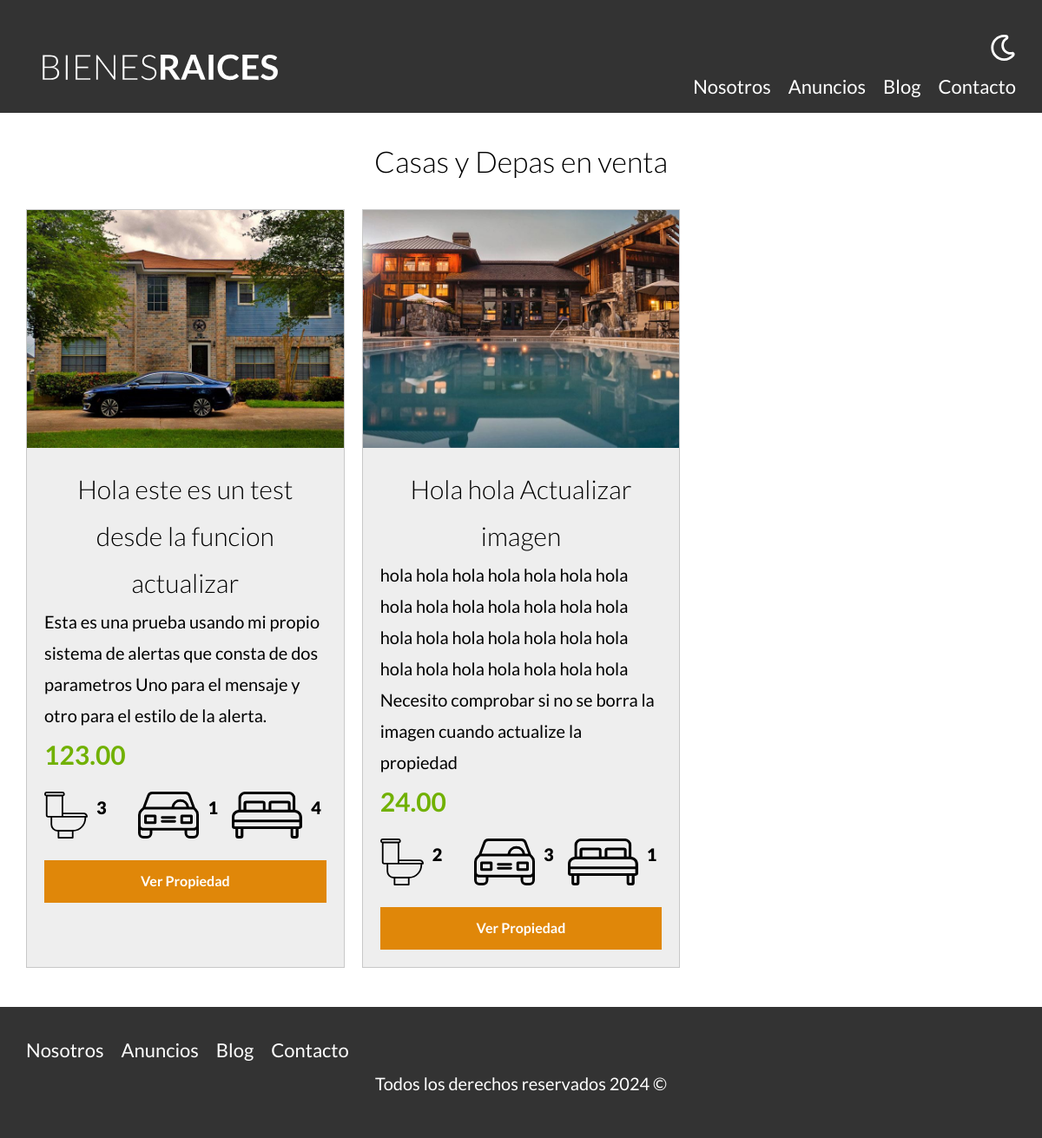
Screenshot of /propiedades with the database file from the repository.
### tables this page shows
CREATE TABLE `propiedades` (
  `id` int(10) unsigned NOT NULL AUTO_INCREMENT,
  `creado` timestamp NOT NULL DEFAULT current_timestamp(),
  `titulo` varchar(255) DEFAULT NULL,
  `precio` double(10,2) DEFAULT NULL,
  `descripcion` text DEFAULT NULL,
  `habitaciones` tinyint(4) DEFAULT NULL,
  `wc` tinyint(4) DEFAULT NULL,
  `estacionamientos` tinyint(4) DEFAULT NULL,
  `vendedor_id` int(11) DEFAULT NULL,
  `imagen` varchar(255) DEFAULT NULL,
  PRIMARY KEY (`id`)
);

### controllers/PaginasController.php (called while the page is built, shortened)
<?php
    class PaginasController{
        public static function propiedades( Router $router ){
            $propiedades = Propiedad::getAll();
            $router->render("paginas/propiedades",[
                "propiedades" => $propiedades
            ]);
        }
    }

### public/index.php (called while the page is built, shortened)
<?php
    $router = new Router();
    $router->get("/admin", [PropiedadController::class, "index"]);
    $router->get("/propiedades/crear", [PropiedadController::class, "crear"]);
    $router->get("/propiedades/actualizar", [PropiedadController::class, "actualizar"]);
    $router->post("/propiedades/crear", [PropiedadController::class, "crear"] );
    $router->post("/propiedades/actualizar", [PropiedadController::class, "actualizar"]);
    $router->post("/propiedades/eliminar", [PropiedadController::class, "eliminar"]);
    $router->get("/vendedores/crear", [VendedorController::class, "crear"]);
    $router->get("/vendedores/actualizar", [VendedorController::class, "actualizar"] );
    $router->post("/vendedores/crear", [VendedorController::class, "crear"]);
    $router->post("/vendedores/actualizar", [VendedorController::class, "actualizar"]);
    $router->post("/vendedores/eliminar", [VendedorController::class, "eliminar"]);
    $router->get("/", [PaginasController::class, "index"]);
    $router->get("/nosotros", [PaginasController::class, "nosotros"]);
    $router->get("/propiedades", [PaginasController::class, "propiedades"]);
    $router->get("/propiedad", [PaginasController::class, "propiedad"]);
    $router->get("/blog", [PaginasController::class, "blog"]);
    $router->get("/entrada", [PaginasController::class, "entrada"]);
    $router->get("/contacto", [PaginasController::class, "contacto"]);
    $router->post("/contacto", [PaginasController::class, "contacto"]);
    $router->get("/login", [LoginController::class, "login"]);
    $router->post("/login", [LoginController::class, "login"]);
    $router->get("/logout", [LoginController::class, "logout"]);
    $router->protegerRuta("/admin");
    $router->protegerRuta("/propiedades/crear");
    $router->protegerRuta("/propiedades/actualizar");
    $router->protegerRuta("/propiedades/eliminar");
    $router->protegerRuta("/vendedores/crear");
    $router->protegerRuta("/vendedores/actualizar");
    $router->protegerRuta("/vendedores/eliminar");
    $router->comprobrarRutas();
?>

### models/ActiveRecord.php (called while the page is built, shortened)
<?php
    class ActiveRecord{
        protected static mysqli $db;
        protected static $tabla;
        public static function setDB( $database ){
            self::$db = $database;
        }
        static public function getAll(){
            $query = "SELECT * FROM " . static::$tabla . " ORDER BY id DESC";
            $resultado = self::consultarSQL( $query );
            return $resultado;
        }
        static public function consultarSQL( $query ){
            $resultado = self::$db->query( $query );
            $array = [];
            while( $registro = $resultado->fetch_assoc()){
                $array[] = static::crearObjeto( $registro );
            }
            return $array;
        }
        static public function crearObjeto( $registro ){
            $objeto = new static;
            foreach($registro as $key => $value ){
                if(property_exists($objeto, $key)){
                    $objeto->$key = $value;
                }
            }
            return $objeto;
        }
    }
?>

### views/paginas/listado.php (the view)
<div class="contenedor-anuncios">
    <?php foreach( $propiedades as $propiedad ) : ?>
        <div class="anuncio">
            <img src="<?php echo "imagenes/" . $propiedad->imagen; ?>" class="img-anuncio" alt="anuncio" loading="lazy">
            <div class="contenido-anuncio">
                <h3><?php echo $propiedad->titulo;?></h3>
                <p><?php echo $propiedad->descripcion;?></p>
                <p class="precio"><?php echo $propiedad->precio;?></p>
                <ul class="iconos-caracteristicas">
                    <li>
                        <img class="icono" loading="lazy" src="/img/icono_wc.svg" alt="icono wc">
                        <p><?php echo $propiedad->wc;?></p>
                    </li>
                    <li>
                        <img class="icono"  loading="lazy" src="/img/icono_estacionamiento.svg" alt="icono estacionamiento">
                        <p><?php echo $propiedad->estacionamientos;?></p>
                    </li>
                    <li>
                        <img class="icono"  loading="lazy" src="/img/icono_dormitorio.svg" alt="icono habitaciones">
                        <p><?php echo $propiedad->habitaciones;?></p>
                    </li>
                </ul>
                <a href="/propiedad?id=<?php echo $propiedad->id?>" class="boton boton-amarillo-block">Ver Propiedad</a>
            </div>
        </div>
    <?php endforeach; ?>
</div>

### views/paginas/propiedades.php
<main class="contenedor">
    <h2>Casas y Depas en venta</h2>
    <?php
        require "listado.php";
    ?>
</main>

### Router.php (shortened to what this page needs)
<?php
    class Router{
        public $rutasGET = [];
        public $rutasPOST = [];
        public function get( $url, $function ){
            $this->rutasGET[$url] = $function;
        }
        public function post( $url, $function ){
            $this->rutasPOST[$url] = $function;
        }
        public function comprobrarRutas(){
            $urlActual = parse_url($_SERVER['REQUEST_URI'], PHP_URL_PATH);
            $metodo = $_SERVER["REQUEST_METHOD"];
            if( $metodo === "GET" ){
                $function = $this->rutasGET[$urlActual] ?? NULL;
            } else {
                $function = $this->rutasPOST[$urlActual] ?? NULL;
            }
            if( $function ){
                call_user_func( $function, $this );
            } else {
                echo "Pagina no encontrada";
            }
        }
        public function render( $view, $datos = [] ){
            include_once __DIR__ . "/views/{$view}.php";
            $contenido = ob_get_clean();
            include_once __DIR__ . "/views/layout.php";
        }
    }
?>

### views/layout.php (shortened to what this page needs)
<?php
    if( !isset($inicio) ){
        $inicio = false;
    }
?>
<!DOCTYPE html>
<html lang="en">
<head>
    <link rel="stylesheet" href = "/scss/app.css">
</head>
<body>
    <header class="header <?php echo $inicio ? "inicio" : ""; ?>">
        <div class="contenedor contenido-header">
            <div class="barra">
                <a href="/">
                    <img src="/img/logo.svg" alt="Logotipo de Bienes Raices">
                </a>
                <div class="derecha">
                    <img class="dark-mode-boton" src = "/img/dark-mode.svg">
                    <nav class="navegacion">
                        <a href="/nosotros">Nosotros</a>
                        <a href="/propiedades">Anuncios</a>
                        <a href="/blog">Blog</a>
                        <a href="/contacto">Contacto</a>
                    </nav>
                </div>
            </div>
        </div>
    </header>
    <?php echo $contenido ?>
    <footer class="footer seccion">
        <div class="contenedor contenedor-footer">
            <nav class="navegacion">
                <a href="nosotros.php">Nosotros</a>
                <a href="anuncios.php">Anuncios</a>
                <a href="blog.php">Blog</a>
                <a href="contacto.php">Contacto</a>
            </nav>
        </div>
        <p class="copyright">Todos los derechos reservados <?php echo date("Y"); ?> &copy;</p>
    </footer>
</body>
</html>

### public/scss/app.css (style rules this page uses)
html { line-height: 1.15; -webkit-text-size-adjust: 100%; }
body { margin: 0; }
main { display: block; }
a { background-color: transparent; }
img { border-style: none; }
html { font-size: 62.5%; box-sizing: border-box; height: 100%; }
*, *:before, *:after { box-sizing: inherit; }
body { font-family: "Lato", sans-serif; font-size: 1.6rem; line-height: 1.8; height: 100%; min-height: 100vh; }
p { color: #000000; font-size: 2rem; }
.contenedor { width: 95%; max-width: 120rem; margin: 0 auto; }
a { text-decoration: none; }
img, picture { width: 100%; display: block; }
h1, h2, h3 { font-family: "Lato", sans-serif; margin: 2.5rem 0; font-weight: 300; text-align: center; }
h2 { font-size: 3.4rem; }
h3 { font-size: 3rem; }
.seccion { margin-top: 2.5rem; margin-bottom: 2.5rem; min-height: 100; }
.boton-amarillo-block { background-color: #E08709; color: #FFFFFF; font-weight: 700; text-decoration: none; padding: 1rem 3rem; text-align: center; margin-top: 2.5rem; display: block; border: none; }
.header { background-color: #333333; padding: 1rem 0 3rem 0; }
.contenido-header { display: flex; flex-direction: column; justify-content: space-between; }
.footer { padding: 2.5rem 0; background-color: #333333; margin-bottom: 0; }
.footer .navegacion { visibility: visible; opacity: 1; }
.footer .contenedor-footer { padding-top: 2.5rem; }
.footer .copyright { color: #FFFFFF; text-align: center; }
.derecha { display: flex; flex-direction: column; align-items: center; }
@media (min-width: 768px) { .derecha { align-items: flex-end; } }
.derecha .dark-mode-boton { width: 3rem; margin-top: 3rem; margin-bottom: 3rem; filter: invert(100%); }
@media (min-width: 768px) { .derecha .dark-mode-boton { margin-top: 0; } }
@media (min-width: 768px) { .derecha .dark-mode-boton { mrgin-top: 0; } }
.barra { display: flex; flex-direction: column; align-items: center; padding-top: 3rem; }
@media (min-width: 768px) { .barra { flex-direction: row; justify-content: space-between; align-items: flex-end; } }
.navegacion { visibility: hidden; opacity: 0; height: 0; transition: visibility 0.3s ease-in-out, opacity 0.5s linear; flex-direction: column; align-items: center; }
@media (min-width: 768px) { .navegacion { display: flex; flex-direction: row; opacity: 1; visibility: visible; } }
.navegacion a { color: #FFFFFF; text-decoration: none; font-size: 2.2rem; display: block; text-align: center; }
@media (min-width: 768px) { .navegacion a { margin-right: 2rem; } }
@media (min-width: 768px) { .navegacion a:last-of-type { margin-right: 0; } }
.icono { text-align: center; }
@media (min-width: 768px) { .contenedor-anuncios { display: grid; gap: 2rem; grid-template-columns: repeat(3, 1fr); } }
.anuncio { background-color: #eeeeee; border: 1px solid #c8c8c8; margin-bottom: 2rem; }
.anuncio .contenido-anuncio { padding: 2rem; }
.anuncio h3, .anuncio p { margin: 0; }
.precio { color: #71B100; font-weight: bold; font-size: 3rem; }
.iconos-caracteristicas { display: flex; list-style: none; padding: 0; max-width: 40rem; }
.iconos-caracteristicas li { flex: 1; display: flex; }
.iconos-caracteristicas li img { flex: 0 0 5rem; margin-right: 1rem; }
.iconos-caracteristicas li p { font-weight: 900; }

### rows the page displays
propiedades: imagen (picture), titulo "Hola este es un test desde la funcion actualizar", descripcion "Esta es una prueba usando mi propio sistema de alertas que consta de dos parametros Uno para el mensaje y otro para el estilo de la alerta.", precio "123.00", wc "3", estacionamientos "1", habitaciones "4"
propiedades: imagen (picture), titulo "Hola hola Actualizar imagen", descripcion "hola hola hola hola hola hola hola hola hola hola hola hola hola hola hola hola hola hola hola hola hola hola hola hola hola hola hola hola Necesito comprobar si no se borra la imagen cuando actualize la propiedad", precio "24.00", wc "2", estacionamientos "3", habitaciones "1"
